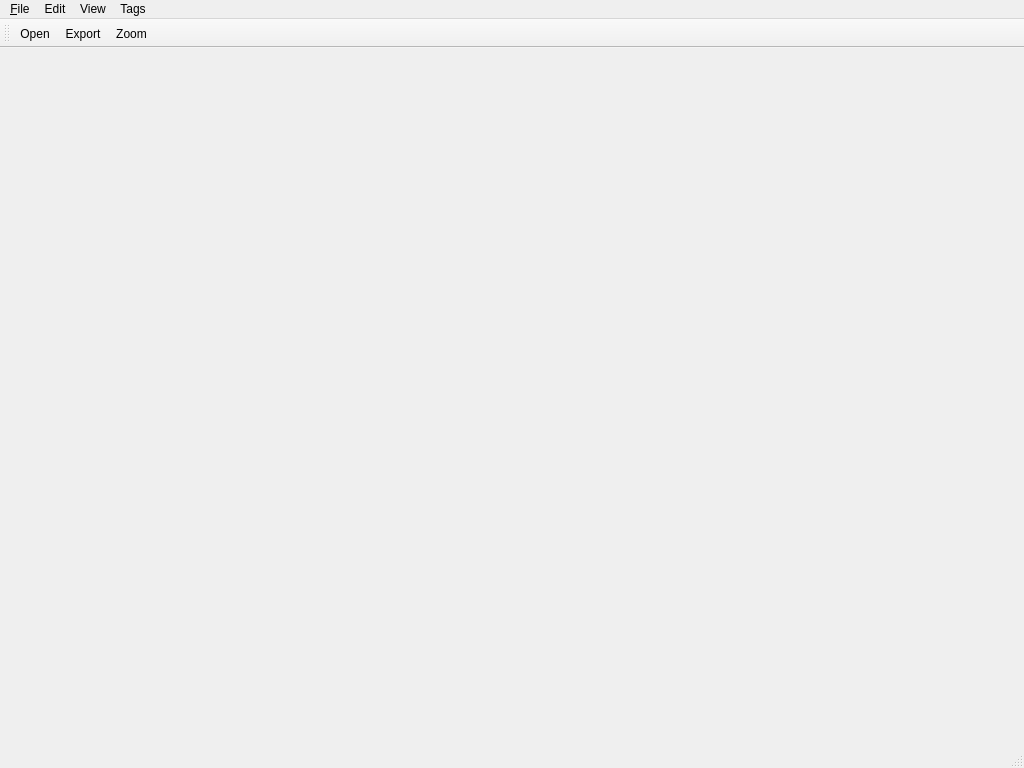
<?xml version="1.0" encoding="UTF-8"?>
<ui version="4.0">
 <class>MainWindow</class>
 <widget class="QMainWindow" name="MainWindow">
  <property name="geometry">
   <rect>
    <x>0</x>
    <y>0</y>
    <width>1024</width>
    <height>768</height>
   </rect>
  </property>
  <property name="windowTitle">
   <string>MainWindow</string>
  </property>
  <widget class="QWidget" name="centralWidget"/>
  <widget class="QMenuBar" name="menuBar">
   <property name="geometry">
    <rect>
     <x>0</x>
     <y>0</y>
     <width>1024</width>
     <height>22</height>
    </rect>
   </property>
   <widget class="QMenu" name="menu_File">
    <property name="title">
     <string>&amp;File</string>
    </property>
    <addaction name="actionOpen"/>
    <addaction name="separator"/>
    <addaction name="actionExport"/>
    <addaction name="separator"/>
    <addaction name="actionExit"/>
   </widget>
   <widget class="QMenu" name="menuEdit">
    <property name="title">
     <string>Edit</string>
    </property>
    <addaction name="actionCopy"/>
   </widget>
   <widget class="QMenu" name="menuView">
    <property name="title">
     <string>View</string>
    </property>
    <addaction name="actionOrigin"/>
    <addaction name="actionSlice"/>
    <addaction name="actionZoom"/>
    <addaction name="actionInformation"/>
   </widget>
   <widget class="QMenu" name="menuTags">
    <property name="title">
     <string>Tags</string>
    </property>
    <widget class="QMenu" name="menuRadius">
     <property name="title">
      <string>Radius</string>
     </property>
     <addaction name="actionConstrast"/>
     <addaction name="action2"/>
     <addaction name="action3"/>
     <addaction name="action4"/>
     <addaction name="action5"/>
     <addaction name="action6"/>
     <addaction name="action7"/>
     <addaction name="action8"/>
     <addaction name="action9"/>
     <addaction name="action10"/>
     <addaction name="action15"/>
     <addaction name="action20"/>
     <addaction name="action30"/>
    </widget>
    <addaction name="actionLoad"/>
    <addaction name="actionSave"/>
    <addaction name="actionClear"/>
    <addaction name="separator"/>
    <addaction name="menuRadius"/>
    <addaction name="actionEnable"/>
    <addaction name="actionDisable"/>
   </widget>
   <addaction name="menu_File"/>
   <addaction name="menuEdit"/>
   <addaction name="menuView"/>
   <addaction name="menuTags"/>
  </widget>
  <widget class="QToolBar" name="mainToolBar">
   <attribute name="toolBarArea">
    <enum>TopToolBarArea</enum>
   </attribute>
   <attribute name="toolBarBreak">
    <bool>false</bool>
   </attribute>
   <addaction name="actionOpen"/>
   <addaction name="actionExport"/>
   <addaction name="actionZoom"/>
  </widget>
  <widget class="QStatusBar" name="statusBar"/>
  <action name="actionOpen">
   <property name="text">
    <string>Open</string>
   </property>
  </action>
  <action name="actionExport">
   <property name="text">
    <string>Export</string>
   </property>
  </action>
  <action name="actionExit">
   <property name="text">
    <string>Exit</string>
   </property>
  </action>
  <action name="actionCopy">
   <property name="text">
    <string>Copy</string>
   </property>
  </action>
  <action name="actionOrigin">
   <property name="text">
    <string>Origin</string>
   </property>
  </action>
  <action name="actionSlice">
   <property name="text">
    <string>Slice</string>
   </property>
  </action>
  <action name="actionZoom">
   <property name="text">
    <string>Zoom</string>
   </property>
  </action>
  <action name="actionLoad">
   <property name="text">
    <string>Load</string>
   </property>
  </action>
  <action name="actionSave">
   <property name="text">
    <string>Save</string>
   </property>
  </action>
  <action name="actionClear">
   <property name="text">
    <string>Clear</string>
   </property>
  </action>
  <action name="actionConstrast">
   <property name="text">
    <string>1</string>
   </property>
  </action>
  <action name="action2">
   <property name="text">
    <string>2</string>
   </property>
  </action>
  <action name="action3">
   <property name="text">
    <string>3</string>
   </property>
  </action>
  <action name="action4">
   <property name="text">
    <string>4</string>
   </property>
  </action>
  <action name="action5">
   <property name="text">
    <string>5</string>
   </property>
  </action>
  <action name="action6">
   <property name="text">
    <string>6</string>
   </property>
  </action>
  <action name="action7">
   <property name="text">
    <string>7</string>
   </property>
  </action>
  <action name="action8">
   <property name="text">
    <string>8</string>
   </property>
  </action>
  <action name="action9">
   <property name="text">
    <string>9</string>
   </property>
  </action>
  <action name="action10">
   <property name="text">
    <string>10</string>
   </property>
  </action>
  <action name="action15">
   <property name="text">
    <string>15</string>
   </property>
  </action>
  <action name="action20">
   <property name="text">
    <string>20</string>
   </property>
  </action>
  <action name="action30">
   <property name="text">
    <string>30</string>
   </property>
  </action>
  <action name="actionEnable">
   <property name="text">
    <string>Enable</string>
   </property>
  </action>
  <action name="actionDisable">
   <property name="text">
    <string>Disable</string>
   </property>
  </action>
  <action name="actionInformation">
   <property name="text">
    <string>Information</string>
   </property>
  </action>
 </widget>
 <layoutdefault spacing="6" margin="11"/>
 <resources/>
 <connections/>
</ui>
